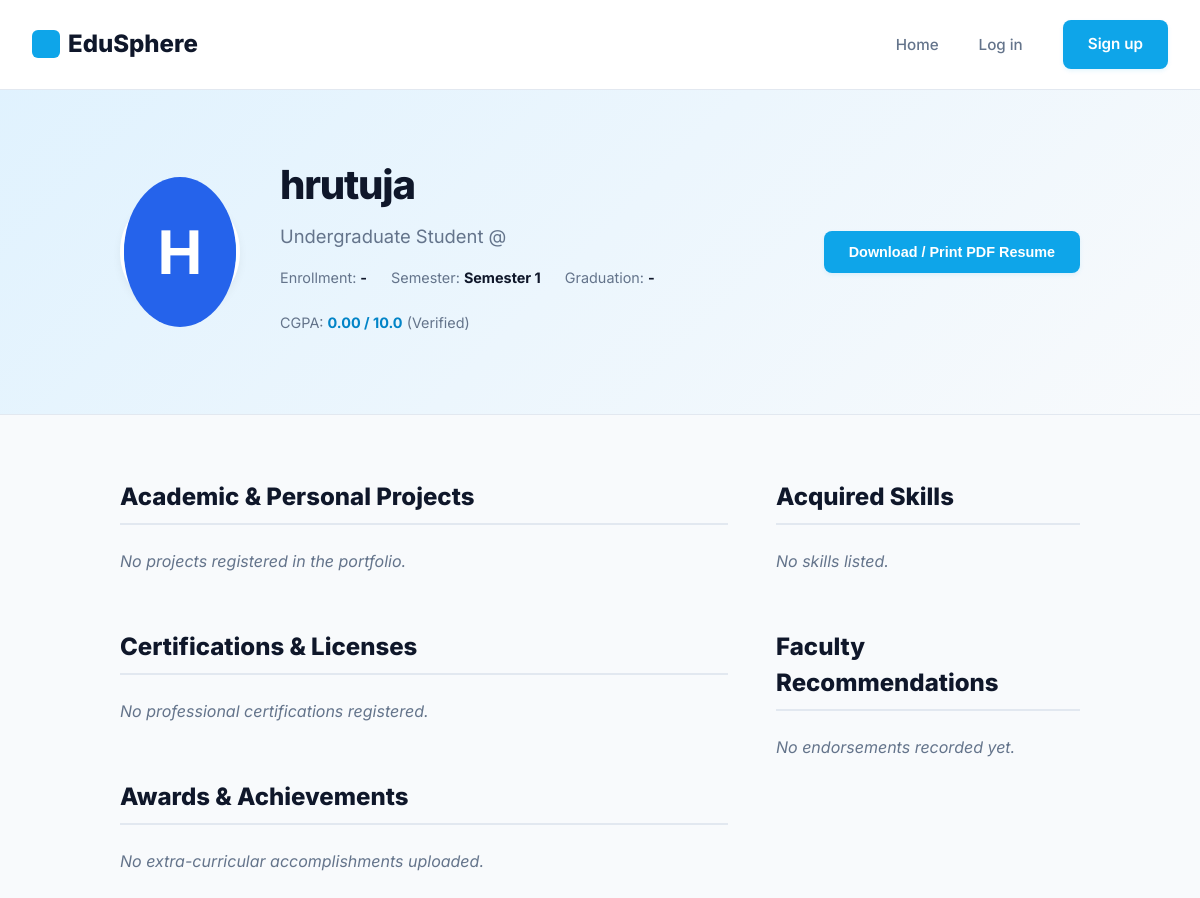
Page /portfolio/hrutuja/ on the committed database.
### users/models.py (models this page shows, shortened)
class StudentProfile(models.Model):
    user = models.OneToOneField(CustomUser, on_delete=models.CASCADE, related_name='student_profile')
    enrollment_number = models.CharField(max_length=50, blank=True, null=True)
    department = models.ForeignKey('academics.Department', on_delete=models.SET_NULL, blank=True, null=True, related_name='students')
    major = models.CharField(max_length=100, blank=True, null=True)
    current_semester = models.IntegerField(default=1)
    graduation_year = models.IntegerField(blank=True, null=True)
    cgpa = models.DecimalField(max_digits=4, decimal_places=2, default=0.00)
    skills = models.ManyToManyField('portfolio.Skill', blank=True, related_name='students')
    github = models.URLField(blank=True, null=True)
    linkedin = models.URLField(blank=True, null=True)
    leetcode = models.URLField(blank=True, null=True)
    codeforces = models.URLField(blank=True, null=True)
    location = models.CharField(max_length=150, blank=True, null=True)

class CustomUser(AbstractUser):
    ROLE_CHOICES = (
        ('student', 'Student'),
        ('faculty', 'Faculty'),
        ('hod', 'HOD'),
        ('placement_officer', 'Placement Officer'),
    )
    role = models.CharField(max_length=20, choices=ROLE_CHOICES, default='student')
    phone_number = models.CharField(max_length=15, blank=True, null=True)
    profile_picture = models.ImageField(upload_to='profile_pics/', blank=True, null=True)

### portfolio/views.py (the view)
# urls.py: path('portfolio/<str:username>/', views.public_portfolio, name='public_portfolio'),
def public_portfolio(request, username):
    student = get_object_or_404(StudentProfile, user__username=username)
    projects = student.projects.filter(verification_status='verified')
    certifications = student.certifications.filter(verification_status='verified')
    achievements = student.achievements.filter(verification_status='verified')
    endorsements = student.endorsements.all().select_related('faculty__user')
    context = {
        'student': student,
        'projects': projects,
        'certifications': certifications,
        'achievements': achievements,
        'endorsements': endorsements,
    }
    return render(request, 'portfolio/public_portfolio.html', context)

### templates/portfolio/public_portfolio.html (shortened to what this page needs)
{% extends "base.html" %}
{% block content %}
<main style="background: var(--background); min-height: 100vh;">
    <header class="portfolio-header">
        <div class="profile-card-flex">
            <div class="profile-avatar">
    {% if student.user.profile_picture %}
        <img src="{{ student.user.profile_picture.url }}"
             alt="Profile Picture"
             style="width:150px;
                    height:150px;
                    border-radius:50%;
                    object-fit:cover;
                    border:4px solid white;
                    box-shadow:0 4px 15px rgba(0,0,0,0.15);">
    {% else %}
        <div style="width:150px;
                    height:150px;
                    border-radius:50%;
                    background:#2563eb;
                    color:white;
                    display:flex;
                    justify-content:center;
                    align-items:center;
                    font-size:60px;
                    font-weight:bold;">
            {{ student.user.username|first|upper }}
        </div>
    {% endif %}
</div>
            <div style="flex: 1;">
                <h1 style="font-size: 2.5rem; font-weight: 800; letter-spacing: -0.03em; margin-bottom: 0.5rem; color: var(--secondary);">
                    {{ student.user.first_name|default:student.user.username }} {{ student.user.last_name|default:"" }}
                </h1>
                <p style="font-size: 1.15rem; color: var(--text-muted); margin-bottom: 1rem;">
                    {{ student.major|default:"Undergraduate Student" }} @ {{ student.department.name }}
                </p>
                <div style="display: flex; flex-wrap: wrap; gap: 1.5rem; font-size: 0.9rem; color: var(--text-muted); margin-bottom: 1rem;">
                    <span>Enrollment: <strong style="color: var(--text-main);">{{ student.enrollment_number|default:"-" }}</strong></span>
                    <span>Semester: <strong style="color: var(--text-main);">Semester {{ student.current_semester }}</strong></span>
                    <span>Graduation: <strong style="color: var(--text-main);">{{ student.graduation_year|default:"-" }}</strong></span>
                    <span>CGPA: <strong style="color: var(--primary-dark);">{{ student.cgpa }} / 10.0</strong> (Verified)</span>
                </div>
            </div>
            <div class="no-print">
                <button class="btn btn-primary" onclick="window.print()" style="background: var(--primary); font-size: 0.9rem;">
                    Download / Print PDF Resume
                </button>
            </div>
        </div>
    </header>
    <div class="portfolio-grid">
        <div>
            <section class="portfolio-section">
                <h2 class="section-title">Academic & Personal Projects</h2>
                {% if projects %}
                    <div style="display: flex; flex-direction: column; gap: 2rem;">
                        {% for item in projects %}
                            <div class="card" style="position: relative;">
                                <div style="display: flex; justify-content: space-between; align-items: flex-start; margin-bottom: 0.5rem;">
                                    <h3 style="font-size: 1.25rem; font-weight: 700; color: var(--secondary);">{{ item.title }}</h3>
                                    {% if item.verification_status == 'verified' %}
                                        <span class="badge-check verified-badge-print">✓ Verified</span>
                                    {% else %}
                                        <span style="font-size: 0.75rem; color: var(--text-muted); font-style: italic;">(Unverified)</span>
                                    {% endif %}
                                </div>
                                <p style="color: var(--text-muted); font-size: 0.95rem; line-height: 1.6; margin-bottom: 1rem;">{{ item.description }}</p>
                                <div style="display: flex; justify-content: space-between; align-items: center; border-top: 1px solid var(--border); padding-top: 0.75rem; font-size: 0.85rem;">
                                    <span style="color: var(--text-muted); font-weight: 500;">Tech: <strong style="color: var(--secondary);">{{ item.technologies_used }}</strong></span>
                                    {% if item.project_link %}
                                        <a href="{{ item.project_link }}" target="_blank" style="color: var(--primary); font-weight: 600;">Code Repository &rarr;</a>
                                    {% endif %}
                                </div>
                                {% if item.faculty_comments %}
                                    <div style="margin-top: 0.75rem; background: #f8fafc; border-left: 3px solid #16a34a; padding: 0.5rem 1rem; border-radius: 4px; font-size: 0.85rem; color: var(--text-muted);">
                                        <strong>Faculty Reviewer Endorsement:</strong> "{{ item.faculty_comments }}"
                                    </div>
                                {% endif %}
                            </div>
                        {% endfor %}
                    </div>
                {% else %}
                    <p style="color: var(--text-muted); font-style: italic;">No projects registered in the portfolio.</p>
                {% endif %}
            </section>
            <section class="portfolio-section">
                <h2 class="section-title">Certifications & Licenses</h2>
                {% if certifications %}
                    <div style="display: grid; grid-template-columns: 1fr; gap: 1rem;">
                        {% for item in certifications %}
                            <div class="card" style="display: flex; justify-content: space-between; align-items: center;">
                                <div>
                                    <h3 style="font-size: 1.1rem; font-weight: 700; color: var(--secondary);">{{ item.name }}</h3>
                                    <p style="font-size: 0.85rem; color: var(--text-muted);">
                                        Issued by: <strong>{{ item.issuing_organization }}</strong> | Date: {{ item.issue_date|date:"M Y" }}
                                    </p>
                                    {% if item.credential_id %}
                                        <p style="font-size: 0.8rem; color: var(--text-muted);">Credential ID: {{ item.credential_id }}</p>
                                    {% endif %}
                                </div>
                                <div style="text-align: right; display: flex; flex-direction: column; align-items: flex-end; gap: 0.5rem;">
                                    {% if item.verification_status == 'verified' %}
                                        <span class="badge-check verified-badge-print">✓ Verified Credential</span>
                                    {% endif %}
                                    {% if item.credential_url %}
                                        <a href="{{ item.credential_url }}" target="_blank" style="font-size: 0.85rem; color: var(--primary); font-weight: 600; text-decoration: underline;">Verify URL</a>
                                    {% endif %}
                                </div>
                            </div>
                        {% endfor %}
                    </div>
                {% else %}
                    <p style="color: var(--text-muted); font-style: italic;">No professional certifications registered.</p>
                {% endif %}
            </section>
            <section class="portfolio-section">
                <h2 class="section-title">Awards & Achievements</h2>
                {% if achievements %}
                    <div style="display: grid; grid-template-columns: 1fr; gap: 1rem;">
                        {% for item in achievements %}
                            <div class="card">
                                <div style="display: flex; justify-content: space-between; align-items: flex-start;">
                                    <div>
                                        <h3 style="font-size: 1.15rem; font-weight: 700; color: var(--secondary);">{{ item.title }}</h3>
                                        <span class="status-badge status-info" style="font-size: 0.7rem; margin-top: 0.25rem;">{{ item.get_category_display }}</span>
                                    </div>
                                    {% if item.verification_status == 'verified' %}
                                        <span class="badge-check verified-badge-print">✓ Verified</span>
                                    {% endif %}
                                </div>
                                <p style="margin-top: 0.75rem; color: var(--text-muted); font-size: 0.9rem; line-height: 1.5;">{{ item.description }}</p>
                                <p style="margin-top: 0.5rem; font-size: 0.8rem; color: var(--text-muted); font-weight: 500;">Dated: {{ item.date }}</p>
                            </div>
                        {% endfor %}
                    </div>
                {% else %}
                    <p style="color: var(--text-muted); font-style: italic;">No extra-curricular accomplishments uploaded.</p>
                {% endif %}
            </section>
        </div>
        <div>
            <section class="portfolio-section" style="page-break-inside: avoid;">
                <h2 class="section-title">Acquired Skills</h2>
                <div style="display: flex; flex-wrap: wrap; gap: 0.5rem;">
                    {% if student.skills.all %}
                        {% for skill in student.skills.all %}
                            <span style="background: var(--secondary); color: white; padding: 0.4rem 0.8rem; font-size: 0.85rem; border-radius: 6px; font-weight: 600;">
                                {{ skill.name }}
                            </span>
                        {% endfor %}
                    {% else %}
                        <p style="color: var(--text-muted); font-style: italic;">No skills listed.</p>
                    {% endif %}
                </div>
            </section>
            <section class="portfolio-section" style="page-break-inside: avoid;">
                <h2 class="section-title">Faculty Recommendations</h2>
                {% if endorsements %}
                    <div style="display: flex; flex-direction: column; gap: 1.5rem;">
                        {% for end in endorsements %}
                            <div class="card" style="background: #f8fafc; border-left: 4px solid var(--primary);">
                                <p style="font-style: italic; font-size: 0.9rem; color: var(--text-main); line-height: 1.6; margin-bottom: 0.75rem;">
                                    "{{ end.content }}"
                                </p>
                                <div style="display: flex; justify-content: space-between; align-items: center; border-top: 1px solid var(--border); padding-top: 0.5rem; font-size: 0.8rem; color: var(--text-muted);">
                                    <strong>{{ end.faculty.user.first_name|default:end.faculty.user.username }}</strong>
                                    <span>{{ end.get_relationship_display }}</span>
                                </div>
                            </div>
                        {% endfor %}
                    </div>
                {% else %}
                    <p style="color: var(--text-muted); font-style: italic;">No endorsements recorded yet.</p>
                {% endif %}
            </section>
        </div>
    </div>
</main>
{% endblock %}

### static/css/style.css (style rules this page uses)
:root { --primary: #0ea5e9; --primary-light: #e0f2fe; --primary-hover: #0284c7; --primary-dark: #0284c7; --secondary: #0f172a; --surface: #ffffff; --background: #f8fafc; --text-main: #0f172a; --text-muted: #64748b; --border: #e2e8f0; --border-focus: #cbd5e1; --font-sans: 'Inter', system-ui, -apple-system, BlinkMacSystemFont, "Segoe UI", Roboto, sans-serif; --container-padding: 2rem; --transition-smooth: all 0.6s cubic-bezier(0.16, 1, 0.3, 1); --transition-fast: all 0.25s cubic-bezier(0.16, 1, 0.3, 1); }
* { margin: 0; padding: 0; box-sizing: border-box; }
body { font-family: var(--font-sans); background-color: var(--background); color: var(--text-main); line-height: 1.5; -webkit-font-smoothing: antialiased; }
.btn { display: inline-flex; align-items: center; justify-content: center; padding: 0.75rem 1.5rem; border-radius: 8px; font-weight: 600; font-size: 0.95rem; transition: var(--transition-fast); cursor: pointer; border: 1px solid transparent; position: relative; overflow: hidden; z-index: 1; }
.btn-primary { background: var(--primary); color: white; box-shadow: 0 2px 4px rgba(14, 165, 233, 0.1); }
.btn-primary::after { content: ''; position: absolute; top: 0; left: -100%; width: 50%; height: 100%; background: linear-gradient( to right, rgba(255, 255, 255, 0) 0%, rgba(255, 255, 255, 0.3) 50%, rgba(255, 255, 255, 0) 100% ); transform: skewX(-25deg); transition: 0.75s; z-index: -1; }

### templates/portfolio/public_portfolio.html (style rules this page uses)
.portfolio-header { background: linear-gradient(135deg, var(--primary-light) 0%, var(--background) 100%); border-bottom: 1px solid var(--border); color: var(--text-main); padding: 5rem 10% 4rem; margin-top: 75px; position: relative; }
.profile-card-flex { display: flex; gap: 2.5rem; align-items: center; }
.profile-avatar { width: 120px; height: 120px; border-radius: 50%; background: var(--primary); border: 4px solid var(--surface); box-shadow: 0 4px 10px rgba(0,0,0,0.05); display: flex; align-items: center; justify-content: center; font-size: 3rem; font-weight: 800; color: white; }
.portfolio-grid { display: grid; grid-template-columns: 2fr 1fr; gap: 3rem; padding: 4rem 10%; }
.portfolio-section { margin-bottom: 3.5rem; }
.section-title { font-size: 1.5rem; font-weight: 800; color: var(--secondary); margin-bottom: 1.5rem; border-bottom: 2px solid var(--border); padding-bottom: 0.5rem; }

### rows in the picture
StudentProfile: user.username|first "H", user.first_name "hrutuja", major "Undergraduate Student", enrollment_number "-", current_semester "1", graduation_year "-", cgpa "0.00"
